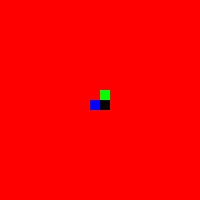
Frame 1 (no input)
Frame 60 (the mouse pressed at the canvas centre just before this capture): identical to frame 1, image omitted
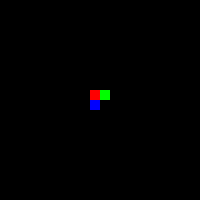
Frame 120 (the mouse held since frame 60 and released just before this capture)

The Processing sketch that drew these frames (run headless with seeded random() and noise(); from frame 60 on, the mouse is pressed at the canvas centre):

// Processing sketch: processing_96192
// ── processing_96192.pde

/*
Exercício 4 da avaliação formal de 9 mde abril de 2013
Um esboço interativo divide a tela de saída em quadro regiões de mesmo tamanho. 
Quando o mouse está sobre o quadrante superior esquerdo, o fundo é vermelho. 
Quando o mouse está sobre o quadrante superior direito,  o fundo é verde. 
Quando o mouse está sobre o quadrante inferior esquerdo, o fundo é desenhado azul. 
Quando o mouse está sobre o quadrante inferior direito, fundo é desenhado preto. 
Ao centro da tela um quadrado 20 por 20, dividido também em quatro, e desenhado com as repectivas cores dos quadrantes de controle. 
Desenvolva tal esboço. 
*/
// exemplo de solução

void setup() {
size(200,200);
}

void draw()
{
  int x = mouseX;
  int y = mouseY;

  // escolha da cor a desenhar o fundo
  if (x<width/2) // esquerda
  {
    if (y<height/2)  //superior
    {
      fill(255, 0, 0);
    }
    else  // inferior
    {
      fill(0, 0, 255);
    }
  }
  else  // direita
  {
    if (y<height/2) // superior
    {
      fill(0, 255, 0);
    } 
    else // inferior
    { 
      fill(0, 0, 0);
    }
  }
  noStroke();
  rect(0, 0, width, height); // desenho do fundo

  // desenho dos pequenos retangulos
  fill(255, 0, 0);  //vermelho
  rect(width/2-10, height/2-10, 10, 10);

  fill(0, 255, 0); // verde
  rect(width/2, height/2-10, 10, 10);

  fill(0, 0, 255); // azul
  rect(width/2-10, height/2, 10, 10);

  fill(0, 0, 0); // preto
  rect(width/2, height/2, 10, 10);
}
